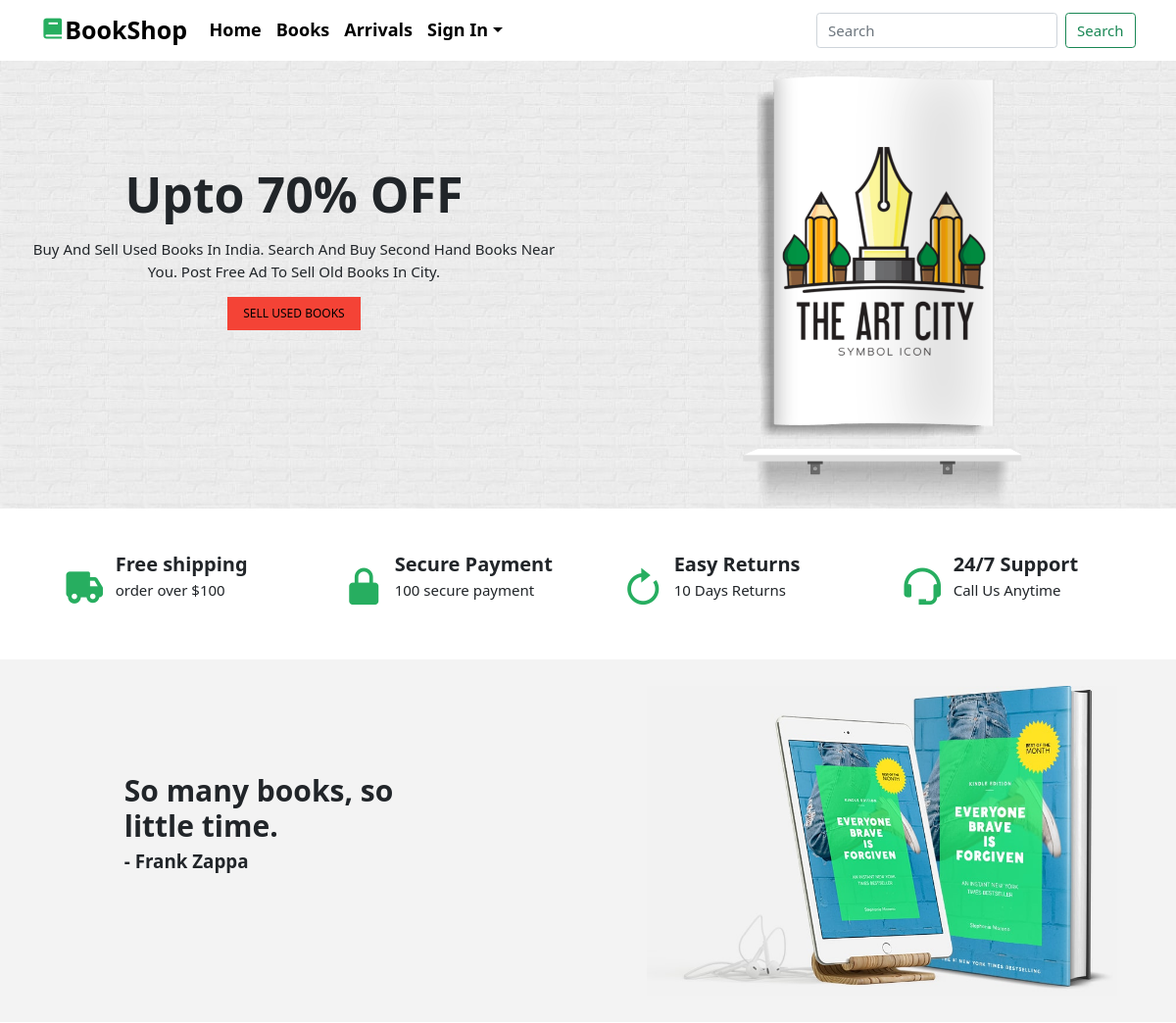
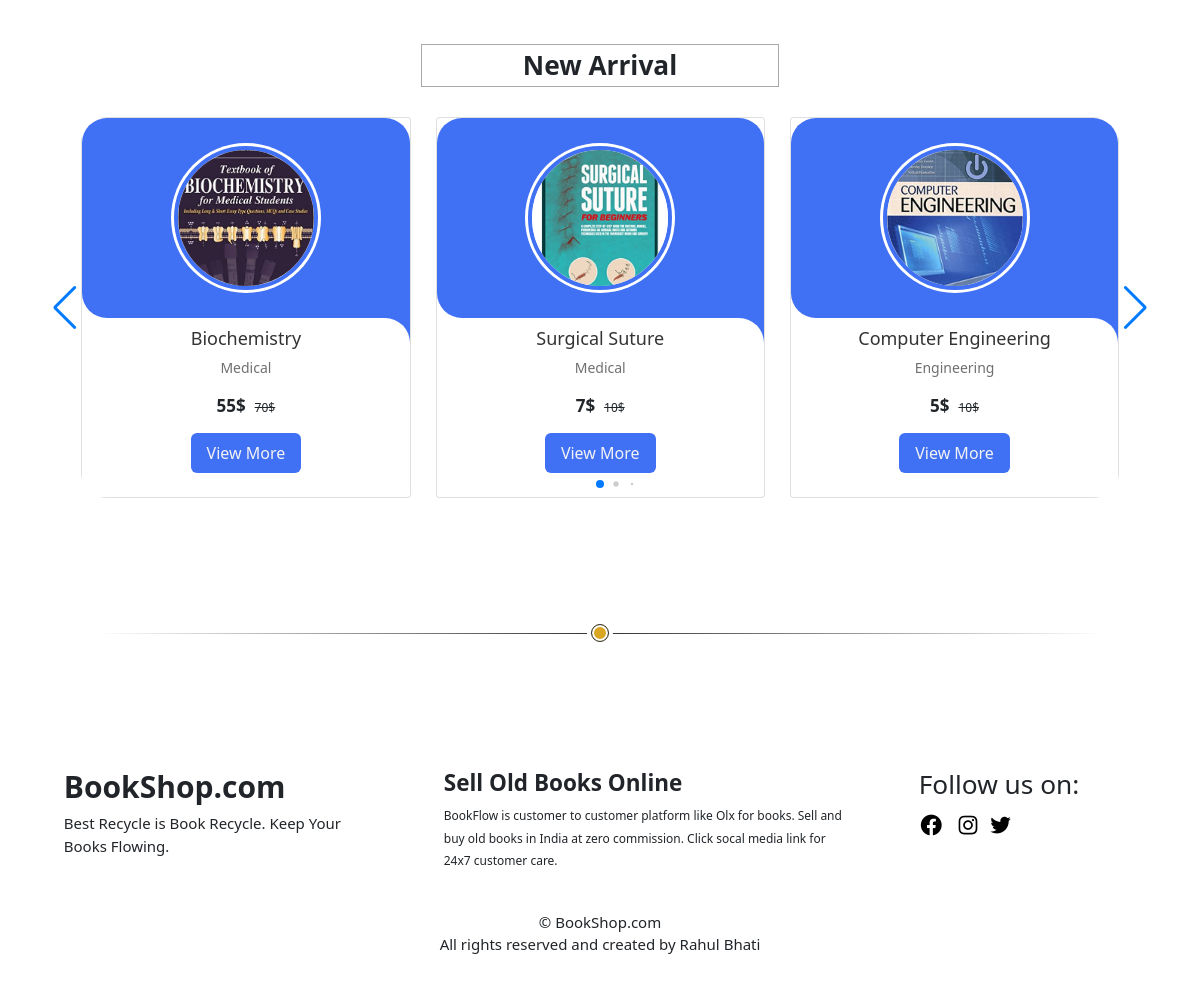
The page / on the database its author committed (2 pictures, top to bottom).
### tables this page shows
CREATE TABLE `book_data` (
  `sn` int(11) NOT NULL,
  `code` varchar(255) NOT NULL,
  `title` varchar(255) NOT NULL,
  `detail` mediumblob NOT NULL,
  `category` varchar(255) NOT NULL,
  `price` varchar(222) NOT NULL,
  `mrp` varchar(255) NOT NULL,
  `email` varchar(255) NOT NULL
);

### application/controllers/Welcome.php (called while the page is built, shortened)
<?php
class Welcome extends CI_Controller {
	public function	__construct(){
		$this->load->helper('form');
		$this->load->helper('url');
		$this->load->helper('cookie');
		$this->load->database();
		$this->load->library('session');
		$this->load->model("Record");
	}
	public function index()
	{
		$this->load->view('Home');
	}
}

### index.php (called while the page is built, shortened)
<?php
require_once BASEPATH.'core/CodeIgniter.php';

### application/views/Home.php (the view, shortened to what this page needs)
<?php
$flag=0;
if(!get_cookie("login") || !$this->session->userdata(get_cookie("login"))){
     $flag=0;
}
else{
	$flag=1;
}
?>
<!DOCTYPE html>
<html lang="en">
<head>
	<link rel="stylesheet" href="<?php echo base_url()."assets/css/style.css"?>">
	<link rel="stylesheet" href="<?php echo base_url()."assets/css/w3.css"; ?>" >
	<link href='https://unpkg.com/boxicons@2.0.7/css/boxicons.min.css' rel='stylesheet'>
	<link rel="stylesheet" href="<?php echo base_url()."assets/css/swiper-bundle.min.css"?>">
	<link href="https://cdn.jsdelivr.net/npm/bootstrap@5.1.3/dist/css/bootstrap.min.css" rel="stylesheet">
</head>
<body>
	<div class="container-fluid" style="font-size:18px;;font-weight:550">
		<nav class="navbar navbar-expand-lg">
			<div class="container">
				<a class="navbar-brand" style="font-size:25px;font-weight:600px;" href="<?php echo base_url();?>"><i class="bx bxs-book" style="color:#27ae60;"></i>BookShop</a>
				<div class="collapse navbar-collapse" id="navbarSupportedContent">
					<ul class="navbar-nav me-auto mb-2 mb-lg-0">
					<li class="nav-item">
						<a style="color: black;" class="nav-link active" aria-current="page" href="<?php echo base_url();?>">Home</a>
					</li>
					<li class="nav-item">
						<a style="color: black;" class="nav-link" href="<?php echo base_url()."index.php/Welcome/books";?>">Books</a>
					</li>
					<li class="nav-item">
						<a style="color: black;" class="nav-link" href="#Arrival">Arrivals</a>
					</li>
					<?php
						if($flag==0){
					?>
					<li class="nav-item dropdown" style="color: black;">
						<a class="nav-link dropdown-toggle" role="button" data-bs-toggle="dropdown" style="color: black;">Sign In</a>
					</li>
							<?php
						}
					?>
					</ul>
					<form action="<?php echo base_url()."index.php/Welcome/search"; ?>" class="d-flex" method="post">
					<input class="form-control me-2" type="search" name="search" placeholder="Search" aria-label="Search">
					<button class="btn btn-outline-success" type="submit">Search</button>
					</form>
				</div>
			</div>
		</nav>
	</div>
	<div class="container-fluid">
		<div class="col-sm-12">
			<div class="row banner">
				<div class="col-sm-6">
					<div class="container">
						<h3 style="margin-top: 20%;"><center style="font-weight:700;font-size:50px;">Upto 70% OFF</center></h3>
						<p><center>Buy And Sell Used Books In India. Search And Buy Second Hand Books Near You. Post Free Ad To Sell Old Books In City.</center></p>
						<center><button id='btn-sell' class="w3-button w3-small w3-red"><a href="" style="text-decoration: none;">SELL USED BOOKS</a></button></center>
					</div>
				</div>
				<div class="col-sm-6">
					<div class="container" style="max-width: 25rem;">
						<div id="carouselExampleSlidesOnly" class="carousel slide" data-bs-ride="carousel">
							<div class="carousel-inner">
								<div class="carousel-item active">
									<a href=""><img src="<?php echo base_url()."img/book-1.png"?>" class="d-block w-100" alt="..."></a>
								</div>
							</div>
						</div>
						<div class="container"><img src="<?php echo base_url()."img/stand.png"?>" class="stand" alt=""></div>
					</div>
				</div>
			</div>
		</div>
	</div><br><br>
	<div class="container">
		<div class="col-sm-12">
			<div class="row">
				<div class="col-sm-3">
					<div class="container" style="display: flex;">
						<i class='bx bxs-truck' style="color:#27ae60;font-size:3rem;padding-top:12px;"></i>&nbsp;
						<div class="content" style="padding-left: 5px;">
							<h3 style="font-weight: 550;font-size:20px;">Free shipping</h3>
							<p style="margin-top: -5px;">order over $100</p>
						</div>
					</div>
				</div>
				<div class="col-sm-3">
					<div class="container" style="display: flex;">
						<i class='bx bxs-lock-alt' style="color:#27ae60;font-size:3rem;padding-top:12px;"></i>&nbsp;
						<div class="content" style="padding-left: 5px;">
							<h3 style="font-weight: 550;font-size:20px;">Secure Payment</h3>
							<p style="margin-top: -5px;">100 secure payment</p>
						</div>
					</div>
				</div>
				<div class="col-sm-3">
					<div class="container" style="display: flex;">
						<i class='bx bx-revision' style="color:#27ae60;font-size:3rem;padding-top:12px;"></i>&nbsp;
						<div class="content" style="padding-left: 5px;">
							<h3 style="font-weight: 550;font-size:20px;">Easy Returns</h3>
							<p style="margin-top: -5px;">10 Days Returns</p>
						</div>
					</div>
				</div>
				<div class="col-sm-3">
					<div class="container" style="display: flex;">
						<i class='bx bx-support' style="color:#27ae60;font-size:3rem;padding-top:12px;"></i>&nbsp;
						<div class="content" style="padding-left: 5px;">
							<h3 style="font-weight: 550;font-size:20px;">24/7 Support</h3>
							<p style="margin-top: -5px;">Call Us Anytime</p>
						</div>
					</div>
				</div>
			</div>
		</div><br><br>
	</div>
	<div class="container-fluid">
			<div class="col-sm-12">
				<div class="row book-quote">
					<div class="col-sm-6">
						<div class="container"  style="padding:20%">
							<h2 style="font-weight: 700;">So many books, so little time.</h2>
							<h5 style="font-weight: 550;">- Frank Zappa</h5>
						</div>
					</div>
					<div class="col-sm-6">
						<div class="container">
							<img src="<?php echo base_url()."img/deal-img.jpg"?>" class="img-fluid" >
						</div>
					</div>
				</div>
			</div>
		</div><br><br>
		<div class="container">
			<div class="col-sm-12">
				<div class="row" id="Arrival">
					<div class="col-sm-4"></div>
					<div class="col-sm-4">
						<center><h3 style="font-weight: 700;border:.5px solid darkgrey;padding:5px 0;">New Arrival</h3></center>
					</div>
					<div class="col-sm-4"></div>
				</div><br>
			</div>
		</div>
	<div class="container">
		<div class="slide-container swiper">
			<div class="slide-content">
				<div class="card-wrapper swiper-wrapper">
					<?php
					$this->db->select('*');
					$this->db->from('book_data');
					$this->db->order_by("sn", "desc");
					$this->db->limit(10);
					$query = $this->db->get();
					foreach($query->result() as $row){
					?>
					<div class="card swiper-slide">
					<div class="image-content">
						<div class="card-image">
							<img src="<?php echo base_url()."uploads/".$row->code.".png";?>" alt="" class="card-img">
						</div>
					</div>
					<div class="card-content">
						<h2 class="name"><?php echo $row->title; ?></h2>
						<p class="description"><?php echo $row->category; ?></p>
						<span style="font-size:17px;font-weight: 600;"><?php echo $row->price; ?> &nbsp;<span style="font-size:12px;font-weight: 500;"><s><?php echo $row->mrp; ?></s></span></span>
						<button class="button"><a href="<?php echo base_url()."index.php/Welcome/view_book/".$row->code;?>" style="text-decoration: none;color:#f3f3f3">View More</a></button>
					</div>
					</div>
					<?php
					}
					?>
				</div>
			</div>
			<div class="swiper-button-next swiper-navBtn"></div>
			<div class="swiper-button-prev swiper-navBtn"></div>
			<div class="swiper-pagination"></div>
		</div>
	</div>
	<br><br>
	<div class="container">
		<div class="col-sm-12">
			<div class="row">
				<div class="wrapper">
				<div class="divider div-transparent div-dot"></div>
				</div><br><br>
			</div><br><br>
			<div class="row" style="margin-bottom:10px;">
				<div class="col-sm-4">
					<div class="container">
						<h2 style="font-weight: 700;">BookShop.com</h2>
						<span style="font-weight: 500;">Best Recycle is Book Recycle. Keep Your Books Flowing.</span>
					</div>
				</div>
				<div class="col-sm-5">
					<div class="container">
						<h4 style="font-weight: 550;">Sell Old Books Online</h4>
						<span style="font-weight: 400;font-size:12px;">BookFlow is customer to customer platform like Olx for books. Sell and buy old books in India at zero commission. Click socal media link for 24x7 customer care.</span>
					</div>
				</div>
				<div class="col-sm-3">
					<div class="container">
						<h3>Follow us on:</h3>
						<a href="" style="font-size:25px;color:black;"><i class='bx bxl-facebook-circle'></i></a> &nbsp;
						<a href="" style="font-size:25px;color:black;"><i class='bx bxl-instagram' ></i></a>&nbsp;
						<a href="" style="font-size:25px;color:black;"><i class='bx bxl-twitter' ></i></a>
					</div>
				</div>
				<div class="col-sm-12" style="padding:40px;">
					<center>© BookShop.com <br> All rights reserved and created by Rahul Bhati</center>
				</div>
			</div>
		</div>
	</div>
</body>
</html>

### assets/css/style.css (style rules this page uses)
body { font-family: 'Montserrat', sans-serif; }
ul li { color: black; }
.slide-container { max-width: 1120px; width: 100%; padding: 40px 0; }
.slide-content { margin: 0 40px; overflow: hidden; border-radius: 25px; }
.card { border-radius: 25px; background-color: #FFF; }
.image-content, .card-content { display: flex; flex-direction: column; align-items: center; padding: 10px 14px; }
.image-content { position: relative; row-gap: 5px; padding: 25px 0; }
.card-image { position: relative; height: 150px; width: 150px; border-radius: 50%; background: #FFF; padding: 3px; }
.card-image .card-img { height: 100%; width: 100%; object-fit: cover; border-radius: 50%; border: 4px solid #4070F4; }
.name { font-size: 18px; font-weight: 500; color: #333; }
.description { font-size: 14px; color: #707070; text-align: center; }
.button { border: none; font-size: 16px; color: #FFF; padding: 8px 16px; background-color: #4070F4; border-radius: 6px; margin: 14px; cursor: pointer; transition: all 0.3s ease; }
.swiper-navBtn { color: #6E93f7; transition: color 0.3s ease; }
.swiper-navBtn::before, .swiper-navBtn::after { font-size: 35px; }
.swiper-button-next { right: 0; }
.swiper-button-prev { left: 0; }
.wrapper { padding-bottom: 90px; }
.divider { position: relative; margin-top: 90px; height: 1px; }
.div-transparent:before { content: ""; position: absolute; top: 0; left: 5%; right: 5%; width: 90%; height: 1px; background-image: linear-gradient(to right, transparent, rgb(48,49,51), transparent); }
.div-dot:after { content: ""; position: absolute; z-index: 1; top: -9px; left: calc(50% - 9px); width: 18px; height: 18px; background-color: goldenrod; border: 1px solid rgb(48,49,51); border-radius: 50%; box-shadow: inset 0 0 0 2px white, 0 0 0 4px white; }

### assets/css/w3.css (style rules this page uses)
*,*:before,*:after { box-sizing:inherit }
html { -ms-text-size-adjust:100%;-webkit-text-size-adjust:100% }
body { margin:0 }
article,aside,details,figcaption,figure,footer,header,main,menu,nav,section { display:block }
a { background-color:transparent }
img { border-style:none }
button,input,select,textarea,optgroup { font:inherit;margin:0 }
button,input { overflow:visible }
button,select { text-transform:none }
button,[type=button],[type=reset],[type=submit] { -webkit-appearance:button }
[type=search] { -webkit-appearance:textfield;outline-offset:-2px }
html,body { font-family:Verdana,sans-serif;font-size:15px;line-height:1.5 }
html { overflow-x:hidden }
h2 { font-size:30px }
h3 { font-size:24px }
h4 { font-size:20px }
h5 { font-size:18px }
h1,h2,h3,h4,h5,h6 { font-family:"Segoe UI",Arial,sans-serif;font-weight:400;margin:10px 0 }
img { vertical-align:middle }
a { color:inherit }
.w3-btn,.w3-button { border:none;display:inline-block;padding:8px 16px;vertical-align:middle;overflow:hidden;text-decoration:none;color:inherit;background-color:inherit;text-align:center;cursor:pointer;white-space:nowrap }
.w3-btn,.w3-button { -webkit-touch-callout:none;-webkit-user-select:none;-khtml-user-select:none;-moz-user-select:none;-ms-user-select:none;user-select:none }
.w3-small { font-size:12px!important }
.w3-red,.w3-hover-red:hover { color:#fff!important;background-color:#f44336!important }

### rows shown on the page
book_data: code (picture), title "Biochemistry", category "Medical", price "55$", mrp "70$"
book_data: code (picture), title "Surgical Suture", category "Medical", price "7$", mrp "10$"
book_data: code (picture), title "Computer Engineering", category "Engineering", price "5$", mrp "10$"
